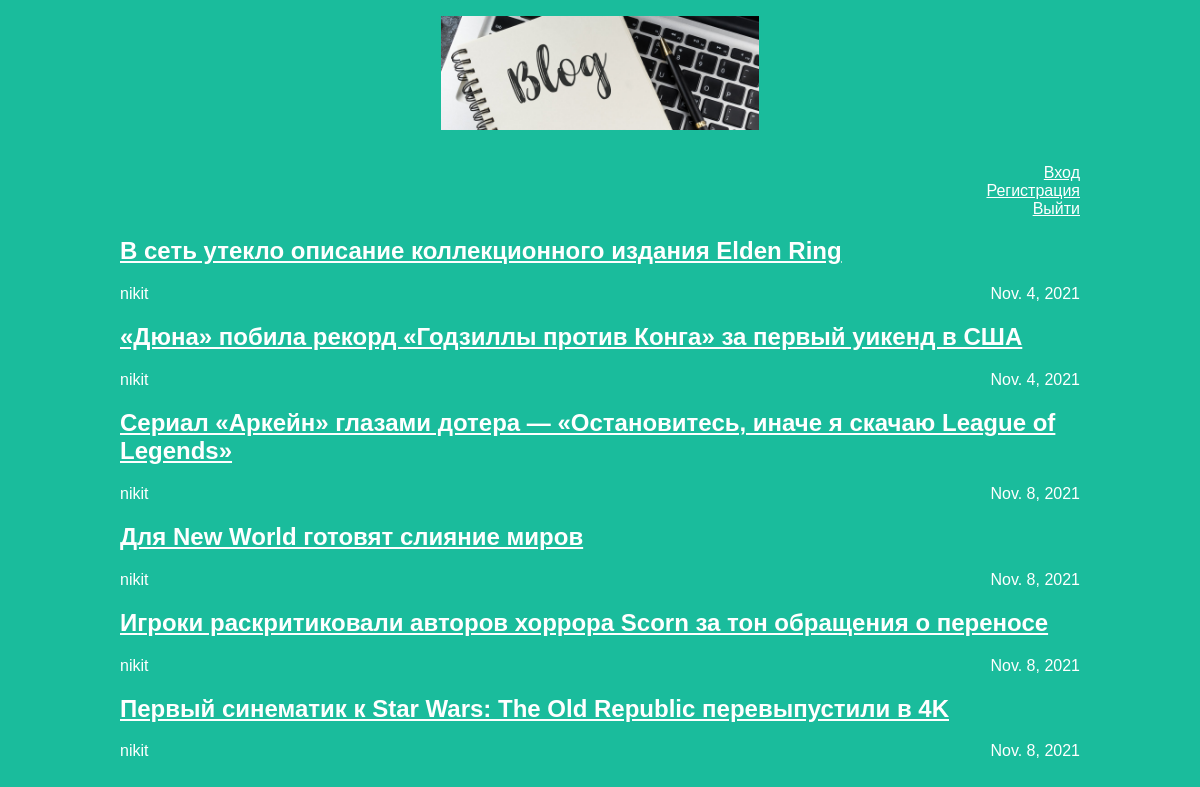
The page / on the database its author committed.
### articles/models.py (models this page shows, shortened)
class Article(models.Model):
    title = models.CharField(max_length=200)
    author = models.ForeignKey(User, on_delete=models.CASCADE)
    text = models.TextField()
    created_date = models.DateField(auto_now_add=True)

### articles/views.py (the view)
# urls.py: path('', views.archive, name='archive'),
def archive(request):
    return render(request, 'archive.html', {"posts": Article.objects.all()})

### articles/templates/archive.html (shortened to what this page needs)
<!DOCTYPE html>
<html>
<head>
    <link rel="stylesheet" href="/static/css/articles.css">
</head>
<body>
<div class="header">
    <p>
        {% load static %}
        <img src="{% static 'images/banner.jpg' %}"/><br>
    </p>
</div>
<div class="links">
    <p>
        <a class="link" href="http://127.0.0.1:8000/login">Вход</a> <br>
        <a class="link" href="http://127.0.0.1:8000/register">Регистрация</a><br>
        <a class="link" href="http://127.0.0.1:8000/logout">Выйти</a><br>
    </p>
</div>
    <div class="archive">
        {% for post in posts %}
            <div class="one-post">
                <h2 class="post-title">
                    <a href="http://127.0.0.1:8000/article/{{post.id}}">{{post.title}}</a>
                </h2>
                <div class="article-info">
                    <div class="article-author">{{post.author.username}}</div>
                    <div class="article-created-date">{{post.created_date}}</div>
                </div>
            </div>
        {% endfor %}
    </div>
</body>
</html>

### articles/static/css/articles.css (style rules this page uses)
body { background: #1abc9c; font-family: Tahoma, Arial, sans-serif; color: #ffffff; }
.header img { display: block; width: 318px; margin-left: auto; margin-right: auto; }
.archive { width: 960px; margin-left: auto; margin-right: auto; }
.post-title a { color: #ffffff; }
.links { width: 960px; margin-left: auto; margin-right: auto; }
.link { color: #ffffff; float: right; }
.article-author { width: 50%; float: left; }
.article-created-date { text-align: right; }

### rows shown on the page
Article: title "В сеть утекло описание коллекционного издания Elden Ring", author.username "nikit", created_date "Nov. 4, 2021"
Article: title "«Дюна» побила рекорд «Годзиллы против Конга» за первый уикенд в США", author.username "nikit", created_date "Nov. 4, 2021"
Article: title "Сериал «Аркейн» глазами дотера — «Остановитесь, иначе я скачаю League of Legends»", author.username "nikit", created_date "Nov. 8, 2021"
Article: title "Для New World готовят слияние миров", author.username "nikit", created_date "Nov. 8, 2021"
Article: title "Игроки раскритиковали авторов хоррора Scorn за тон обращения о переносе", author.username "nikit", created_date "Nov. 8, 2021"
Article: title "Первый синематик к Star Wars: The Old Republic перевыпустили в 4K", author.username "nikit", created_date "Nov. 8, 2021"
